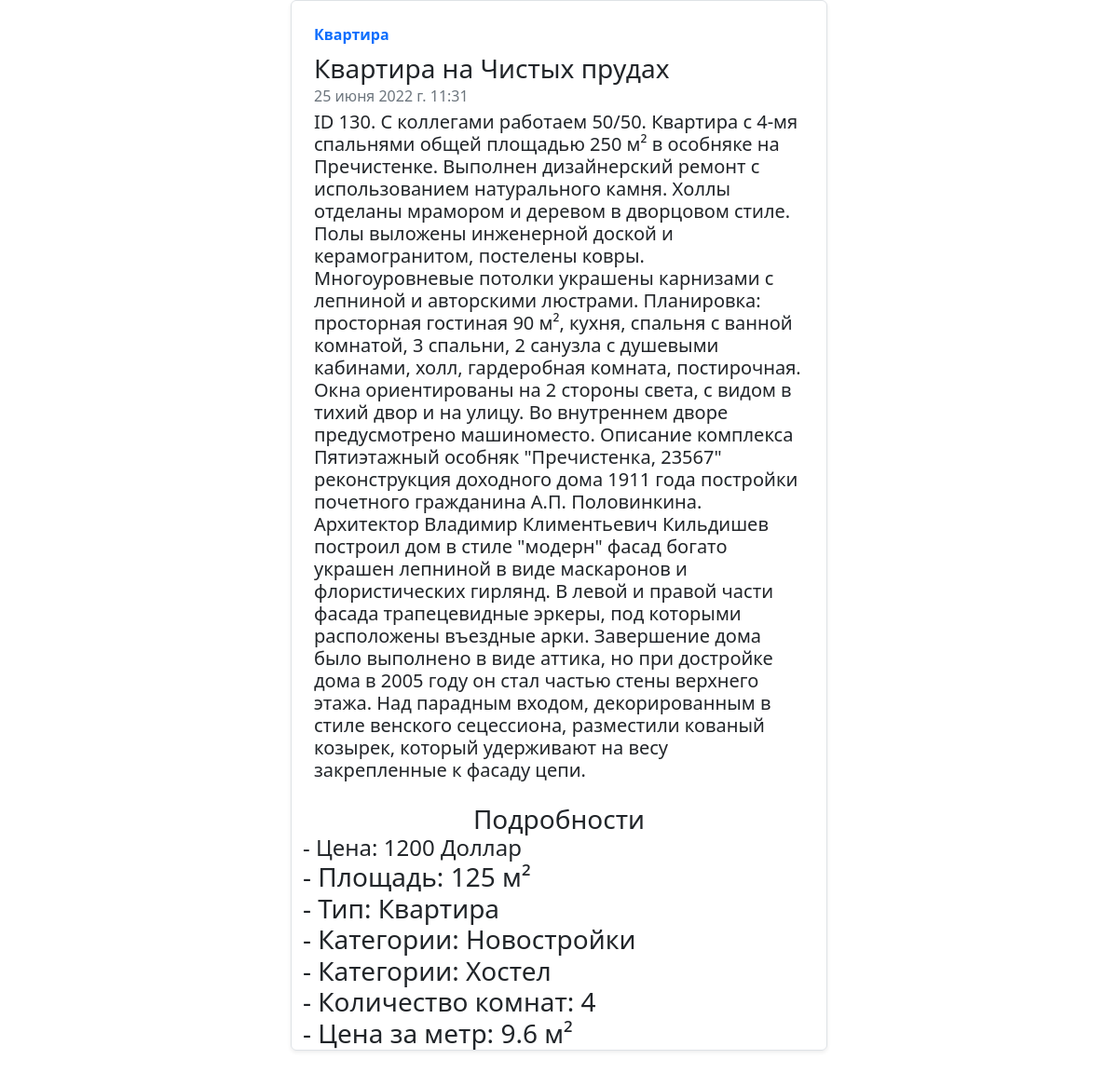
/estates/1, run on the app's committed database.
### main/models.py (models this page shows, shortened)
class Estate(models.Model):
    title = models.CharField(verbose_name="Название", max_length=255, null=True, blank=True)
    description = models.TextField(verbose_name="Описание", null=True, blank=True)
    price = models.PositiveBigIntegerField(verbose_name="Цена")
    currency = models.CharField(verbose_name="Валюта", max_length=32, choices=CURRENCY, default=DOLLAR)
    area = models.PositiveIntegerField(verbose_name="Площадь")
    room_amount = models.PositiveSmallIntegerField(verbose_name="Количество комнат")
    type = models.CharField(verbose_name="Тип недвижимости", max_length=64, choices=ESTATE_TYPE, default=FLAT)
    categories = models.ManyToManyField(Category, related_name='estates')
    created_date = models.DateTimeField(default=now, editable=False)
    def get_price_per_meter(self):
        return f'{self.price / self.area} м²'
    def get_title(self):
        return self.title if self.title else f'{self.area} м², {self.room_amount} комнат'

class Category(models.Model):
    name = models.CharField(verbose_name="Категории", max_length=64)

### main/views.py (the view)
# urls.py: path('estates/<int:pk>', views.estate_detail, name="estate_detail"),
def estate_detail(request, pk):
    estate = Estate.objects.get(pk=pk)
    photos = Photo.objects.filter(estate__pk=pk)
    return render(request, 'estate_detail.html', {'estate': estate, 'photos': photos})

### main/templates/estate_detail.html (shortened to what this page needs)
{% extends "base.html" %}
{% block body %}
  <div class="col-md-6 container">
    <div class="row g-0 border rounded overflow-hidden flex-md-row mb-4 shadow-sm h-md-250 position-relative">
      <div class="col p-4 d-flex flex-column position-static">
        <strong class="d-inline-block mb-2 text-primary">{{ estate.type }}</strong>
        <h3 class="mb-0">{{ estate.get_title }}</h3>
        <div class="mb-1 text-muted">{{ estate.created_date }}</div>
        <p class="card-text mb-auto h5">{{ estate.description}}</p>
      </div>
        <div class="container">
          <p class="card-text mb-auto text-center h3">Подробности</p>
          <p class="card-text mb-auto h4">- Цена: {{ estate.price }} {{ estate.currency }}</p>
          <p class="card-text mb-auto h3">- Площадь: {{ estate.area }} м²</p>
          <p class="card-text mb-auto h3">- Тип: {{ estate.type }} </p>
          {% for category in estate.categories.all %}
              <p class="card-text mb-auto h3">- Категории: {{ category.name }}</p>
          {% endfor %}
          <p class="card-text mb-auto h3">- Количество комнат: {{ estate.room_amount }}</p>
          <p class="card-text mb-auto h3">- Цена за метр: {{ estate.get_price_per_meter }}</p>
        </div>
    </div>
  </div>
{% endblock %}

### data on the page
Estate: type "Квартира", get_title "Квартира на Чистых прудах", created_date "25 июня 2022 г. 11:31", description "ID 130. С коллегами работаем 50/50. Квартира с 4-мя спальнями общей площадью 250 м² в особняке на Пречистенке. Выполнен дизайнерский ремонт с использованием натурального камня. Холлы отделаны мрамором и деревом в дворцовом стиле. Полы выложены инженерной доской и керамогранитом, постелены ковры. Многоуровневые потолки украшены карнизами с лепниной и авторскими люстрами. Планировка: просторная гостиная 90 м², кухня, спальня с ванной комнатой, 3 спальни, 2 санузла с душевыми кабинами, холл, гардеробная комната, постирочная. Окна ориентированы на 2 стороны света, с видом в тихий двор и на улицу. Во внутреннем дворе предусмотрено машиноместо. Описание комплекса Пятиэтажный особняк \"Пречистенка,…", price "1200", currency "Доллар", area "125", room_amount "4", get_price_per_meter "9.6 м²"
Category: name "Новостройки"
Category: name "Хостел"
